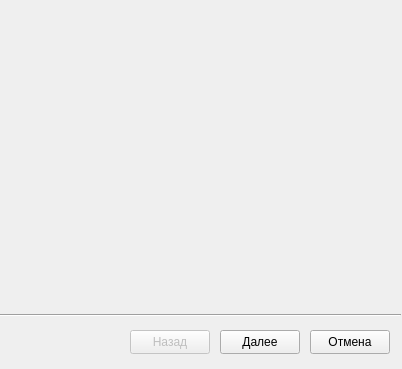
<?xml version="1.0" encoding="UTF-8"?>
<ui version="4.0">
 <class>installer</class>
 <widget class="QMainWindow" name="installer">
  <property name="geometry">
   <rect>
    <x>0</x>
    <y>0</y>
    <width>402</width>
    <height>369</height>
   </rect>
  </property>
  <property name="windowTitle">
   <string>Installer</string>
  </property>
  <property name="autoFillBackground">
   <bool>false</bool>
  </property>
  <widget class="QWidget" name="centralwidget">
   <widget class="Line" name="line">
    <property name="geometry">
     <rect>
      <x>0</x>
      <y>310</y>
      <width>401</width>
      <height>10</height>
     </rect>
    </property>
    <property name="orientation">
     <enum>Qt::Horizontal</enum>
    </property>
   </widget>
   <widget class="QPushButton" name="next_button">
    <property name="geometry">
     <rect>
      <x>220</x>
      <y>330</y>
      <width>80</width>
      <height>24</height>
     </rect>
    </property>
    <property name="text">
     <string>Далее</string>
    </property>
   </widget>
   <widget class="QWidget" name="main_widget" native="true">
    <property name="geometry">
     <rect>
      <x>0</x>
      <y>0</y>
      <width>400</width>
      <height>300</height>
     </rect>
    </property>
   </widget>
   <widget class="QPushButton" name="back_button">
    <property name="enabled">
     <bool>false</bool>
    </property>
    <property name="geometry">
     <rect>
      <x>130</x>
      <y>330</y>
      <width>80</width>
      <height>24</height>
     </rect>
    </property>
    <property name="text">
     <string>Назад</string>
    </property>
   </widget>
   <widget class="QPushButton" name="cancel_button">
    <property name="geometry">
     <rect>
      <x>310</x>
      <y>330</y>
      <width>80</width>
      <height>24</height>
     </rect>
    </property>
    <property name="text">
     <string>Отмена</string>
    </property>
   </widget>
  </widget>
 </widget>
 <resources/>
 <connections/>
</ui>
